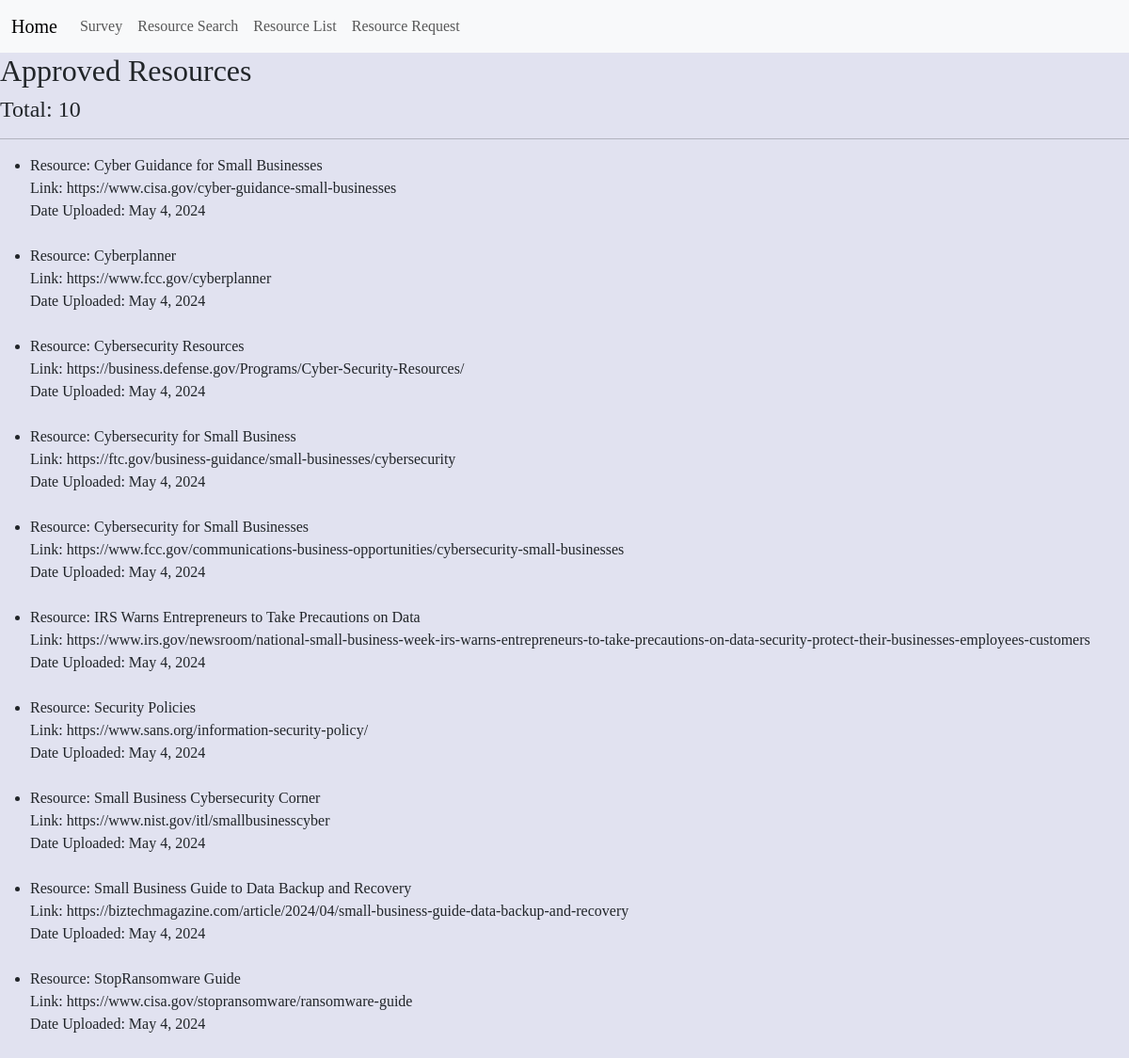
Page /resource-list on the committed database.
### smallbiz_security/models.py (models this page shows, shortened)
class Resource(models.Model):
    ResourceName = models.CharField(
        max_length=75, help_text="The name of the Resource.")
    SourceName = models.ForeignKey(Source, on_delete=models.CASCADE)
    CategoryName = models.ForeignKey(Category, on_delete=models.CASCADE)
    Link = models.URLField(help_text="The Resource's website.")
    DateUploaded = models.DateField(
        null=True, help_text="The date that the Resource was uploaded."
    )

### smallbiz_security/views.py (the view)
# urls.py: path('resource-list', views.resource_list, name='resource list'),
def resource_list(request):
    context = {}
    context["resource_list"] = Resource.objects.all(
    ).order_by('ResourceName').values()
    return render(request, 'smallbiz_security/resource-list.html', context)

### smallbiz_security/templates/smallbiz_security/resource-list.html
{% extends "smallbiz_security/base.html" %}
{% block content %}
<h2>Approved Resources</h2>
<h4>Total: {{ resource_list|length }}</h4>
<hr>
<ul>
    {% for item in resource_list %}
    <li>
        <span>Resource: </span><span>{{ item.ResourceName }}</span>
        <br>
        <span>Link: </span><span>{{ item.Link }}</span>
        <br>
        <span>Date Uploaded: </span><span>{{ item.DateUploaded }}</span>
        <br>
    </li>
    <br>
    {% endfor %}
</ul>
{% endblock %}

### smallbiz_security/templates/smallbiz_security/base.html (shortened to what this page needs)
<!DOCTYPE html>
{% load static %}
<html lang="en">
<head>
    <link <link href="https://cdn.jsdelivr.net/npm/bootstrap@5.3.3/dist/css/bootstrap.min.css" rel="stylesheet"
>
</head>
<link rel="stylesheet" href="{% static 'styling.css' %}">
<body>
    <nav class="navbar navbar-expand-lg bg-body-tertiary">
        <div class="container-fluid">
            <a class="navbar-brand" href="/ ">Home</a>
            <div class="collapse navbar-collapse" id="navbarNavAltMarkup">
                <div class="navbar-nav">
                    <a class="nav-link" href="/survey-form">Survey</a>
                    <a class="nav-link" href="/resource-search">Resource Search</a>
                    <a class="nav-link" href="/resource-list">Resource List</a>
                    <a class="nav-link" href="/resource-request-form">Resource Request</a>
                </div>
            </div>
        </div>
    </nav>
    {% block content %}
    {% endblock %}
</body>
</html>

### smallbiz_security/static/styling.css (style rules this page uses)
body { background-color: rgb(225, 226, 240); font-family: Georgia, 'Times New Roman', Times, serif; }

### rows in the picture
Resource: ResourceName "Cyber Guidance for Small Businesses", Link "https://www.cisa.gov/cyber-guidance-small-businesses", DateUploaded "May 4, 2024"
Resource: ResourceName "Cyberplanner", Link "https://www.fcc.gov/cyberplanner", DateUploaded "May 4, 2024"
Resource: ResourceName "Cybersecurity Resources", Link "https://business.defense.gov/Programs/Cyber-Security-Resources/", DateUploaded "May 4, 2024"
Resource: ResourceName "Cybersecurity for Small Business", Link "https://ftc.gov/business-guidance/small-businesses/cybersecurity", DateUploaded "May 4, 2024"
Resource: ResourceName "Cybersecurity for Small Businesses", Link "https://www.fcc.gov/communications-business-opportunities/cybersecurity-small-businesses", DateUploaded "May 4, 2024"
Resource: ResourceName "IRS Warns Entrepreneurs to Take Precautions on Data", Link "https://www.irs.gov/newsroom/national-small-business-week-irs-warns-entrepreneurs-to-take-precautions-on-data-security-protect-their-businesses-employees-customers", DateUploaded "May 4, 2024"
Resource: ResourceName "Security Policies", Link "https://www.sans.org/information-security-policy/", DateUploaded "May 4, 2024"
Resource: ResourceName "Small Business Cybersecurity Corner", Link "https://www.nist.gov/itl/smallbusinesscyber", DateUploaded "May 4, 2024"
Resource: ResourceName "Small Business Guide to Data Backup and Recovery", Link "https://biztechmagazine.com/article/2024/04/small-business-guide-data-backup-and-recovery", DateUploaded "May 4, 2024"
Resource: ResourceName "StopRansomware Guide", Link "https://www.cisa.gov/stopransomware/ransomware-guide", DateUploaded "May 4, 2024"

### other values in the picture
{{ resource_list|length }} "10"
